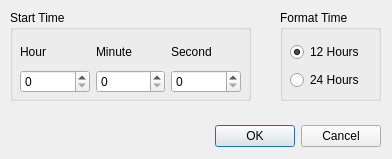
<?xml version="1.0" encoding="UTF-8"?>
<ui version="4.0">
 <class>DialogTimerConfigure</class>
 <widget class="QDialog" name="DialogTimerConfigure">
  <property name="geometry">
   <rect>
    <x>0</x>
    <y>0</y>
    <width>392</width>
    <height>159</height>
   </rect>
  </property>
  <property name="windowTitle">
   <string>Configure Timer</string>
  </property>
  <widget class="QDialogButtonBox" name="buttonBox">
   <property name="geometry">
    <rect>
     <x>10</x>
     <y>120</y>
     <width>371</width>
     <height>32</height>
    </rect>
   </property>
   <property name="orientation">
    <enum>Qt::Horizontal</enum>
   </property>
   <property name="standardButtons">
    <set>QDialogButtonBox::Cancel|QDialogButtonBox::Ok</set>
   </property>
  </widget>
  <widget class="QGroupBox" name="groupFormatTime">
   <property name="geometry">
    <rect>
     <x>280</x>
     <y>10</y>
     <width>101</width>
     <height>91</height>
    </rect>
   </property>
   <property name="title">
    <string>Format Time</string>
   </property>
   <widget class="QWidget" name="layoutWidget_3">
    <property name="geometry">
     <rect>
      <x>10</x>
      <y>30</y>
      <width>88</width>
      <height>54</height>
     </rect>
    </property>
    <layout class="QVBoxLayout" name="verticalLayoutFormatTime">
     <item>
      <widget class="QRadioButton" name="radioButtonTwelve">
       <property name="text">
        <string>12 Hours</string>
       </property>
       <property name="checked">
        <bool>true</bool>
       </property>
      </widget>
     </item>
     <item>
      <widget class="QRadioButton" name="radioButtonTwentyFour">
       <property name="text">
        <string>24 Hours</string>
       </property>
      </widget>
     </item>
    </layout>
   </widget>
  </widget>
  <widget class="QGroupBox" name="groupStartTime">
   <property name="geometry">
    <rect>
     <x>10</x>
     <y>10</y>
     <width>241</width>
     <height>91</height>
    </rect>
   </property>
   <property name="title">
    <string>Start Time</string>
   </property>
   <widget class="QWidget" name="layoutWidget_4">
    <property name="geometry">
     <rect>
      <x>10</x>
      <y>30</y>
      <width>221</width>
      <height>53</height>
     </rect>
    </property>
    <layout class="QHBoxLayout" name="horizontalLayoutStartTime">
     <item>
      <layout class="QVBoxLayout" name="verticalLayoutHour">
       <item>
        <widget class="QLabel" name="labelHour">
         <property name="text">
          <string>Hour</string>
         </property>
        </widget>
       </item>
       <item>
        <widget class="QSpinBox" name="spinBoxHour">
         <property name="maximum">
          <number>12</number>
         </property>
        </widget>
       </item>
      </layout>
     </item>
     <item>
      <layout class="QVBoxLayout" name="verticalLayoutMinute">
       <item>
        <widget class="QLabel" name="labelMinute">
         <property name="text">
          <string>Minute</string>
         </property>
        </widget>
       </item>
       <item>
        <widget class="QSpinBox" name="spinBoxMinute">
         <property name="maximum">
          <number>60</number>
         </property>
        </widget>
       </item>
      </layout>
     </item>
     <item>
      <layout class="QVBoxLayout" name="verticalLayoutSecond">
       <item>
        <widget class="QLabel" name="labelSecond">
         <property name="text">
          <string>Second</string>
         </property>
        </widget>
       </item>
       <item>
        <widget class="QSpinBox" name="spinBoxSecond">
         <property name="maximum">
          <number>60</number>
         </property>
        </widget>
       </item>
      </layout>
     </item>
    </layout>
   </widget>
  </widget>
 </widget>
 <resources/>
 <connections>
  <connection>
   <sender>buttonBox</sender>
   <signal>accepted()</signal>
   <receiver>DialogTimerConfigure</receiver>
   <slot>accept()</slot>
   <hints>
    <hint type="sourcelabel">
     <x>248</x>
     <y>254</y>
    </hint>
    <hint type="destinationlabel">
     <x>157</x>
     <y>274</y>
    </hint>
   </hints>
  </connection>
  <connection>
   <sender>buttonBox</sender>
   <signal>rejected()</signal>
   <receiver>DialogTimerConfigure</receiver>
   <slot>reject()</slot>
   <hints>
    <hint type="sourcelabel">
     <x>316</x>
     <y>260</y>
    </hint>
    <hint type="destinationlabel">
     <x>286</x>
     <y>274</y>
    </hint>
   </hints>
  </connection>
 </connections>
</ui>
